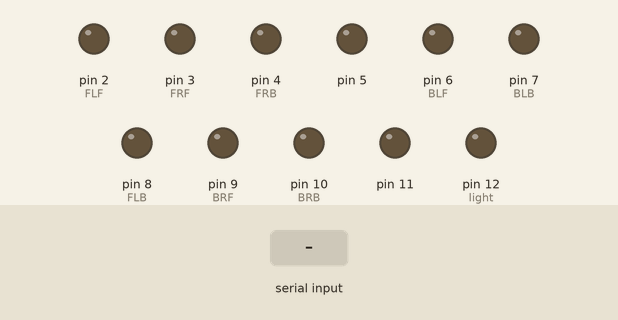
Simulated run of this sketch. Board: Arduino Uno, built with avr-gcc and run on an emulated ATmega328P. On the bench: output pins drawn as LEDs (lit = HIGH). The test bench sets the inputs (shaded band). What the sketch prints to the serial monitor is not drawn.

Above: at 1.2 s.
1.3 s: "L" received over Serial
At 2.0 s:
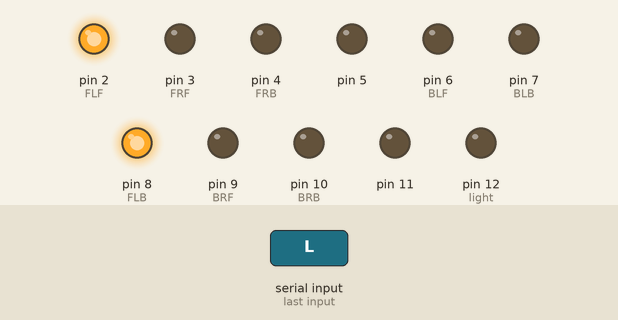
2.8 s: "R" received over Serial
At 3.2 s:
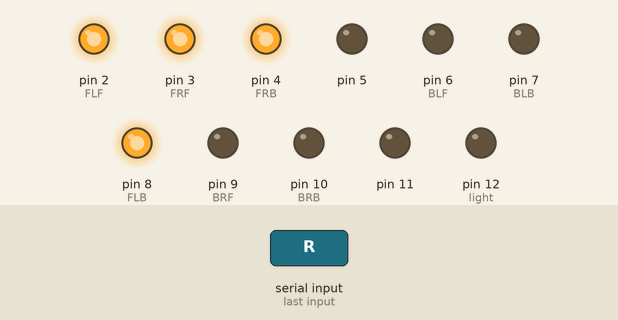
4.3 s: "l" received over Serial
At 5.5 s:
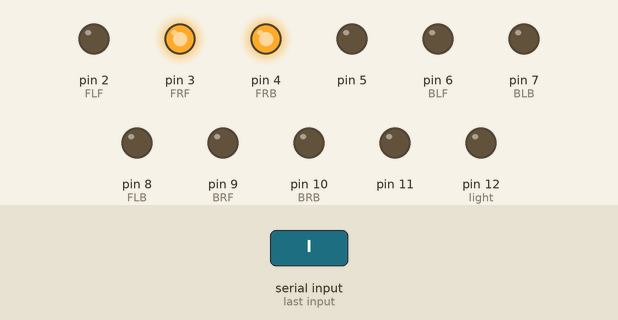
5.8 s: "H" received over Serial
At 6.7 s:
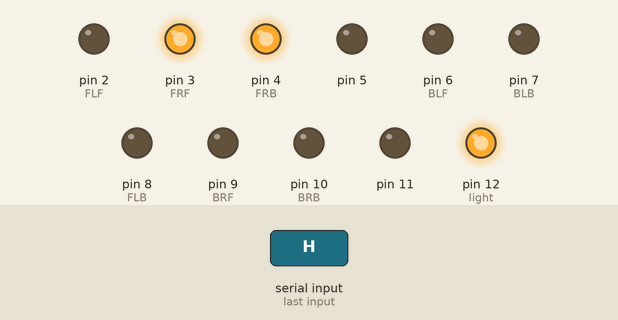
7.3 s: "r" received over Serial
At 7.8 s:
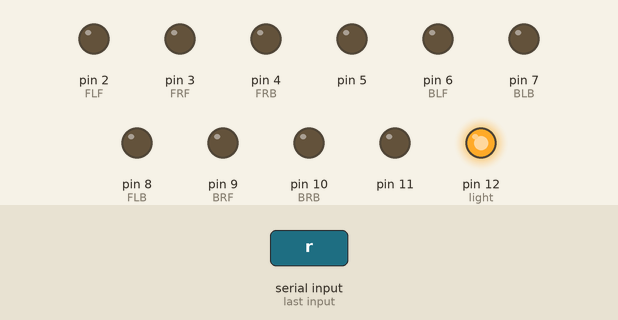
8.8 s: "D" received over Serial
At 10.2 s:
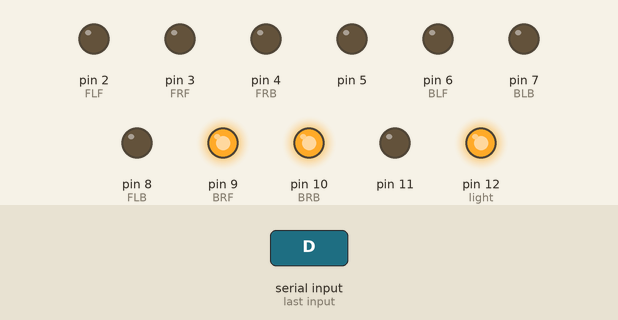
Timing chart, 0 to 11.3 s (numbered marks = the images above; inputs shaded):
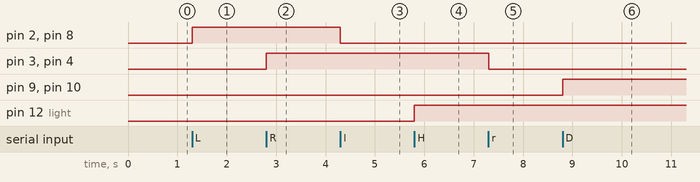

Measured:
- after the input at 1.3 s, pin 2 (FLF), pin 8 (FLB): LOW → HIGH at once
- after the input at 2.8 s, pin 3 (FRF), pin 4 (FRB): LOW → HIGH at once
- after the input at 4.3 s, pin 2 (FLF), pin 8 (FLB): HIGH → LOW at once
- after the input at 5.8 s, pin 12 (light): LOW → HIGH at once
- after the input at 7.3 s, pin 3 (FRF), pin 4 (FRB): HIGH → LOW at once
- after the input at 8.8 s, pin 9 (BRF), pin 10 (BRB): LOW → HIGH at once

The sketch:

Serial_Test.ino
```cpp
//Test kit

int light = 12;
int FLF = 2;
int FLB = 8;
int FRF = 3;
int FRB = 4;
int BLF = 6;
int BLB = 7;
int BRF = 9;
int BRB = 10;

void setup(){
  Serial.begin(9600);
  Serial.println("Light Test");
  for(int i = 0; i < 13; i++){
    pinMode(i, OUTPUT);
  }
}

void leftForward(boolean on){
 if(on){
   digitalWrite(FLF, HIGH);
   digitalWrite(FLB, HIGH);
 }else{
    digitalWrite(FLF, LOW);
    digitalWrite(FLB, LOW);
 }
}

void rightForward(boolean on){
  if(on){
   digitalWrite(FRF, HIGH);
   digitalWrite(FRB, HIGH);
 }else{
    digitalWrite(FRF, LOW);
    digitalWrite(FRB, LOW);
 }
}

void lights(boolean on){
  if(on){
   digitalWrite(light, HIGH);
 }else{
    digitalWrite(light, LOW);
 }
}

void leftBack(boolean on){
  if(on){
   digitalWrite(BLF, HIGH);
   digitalWrite(BLB, HIGH);
 }else{
    digitalWrite(BLF, LOW);
    digitalWrite(BLB, LOW);
 }
}

void rightBack(boolean on){
  if(on){
   digitalWrite(BRF, HIGH);
   digitalWrite(BRB, HIGH);
 }else{
    digitalWrite(BRF, LOW);
    digitalWrite(BRB, LOW);
 }
}


void loop(){
  char message = Serial.read();

  if(message == 'L'){
   leftForward(true);
  }else if(message == 'R'){
   rightForward(true);
  }else if(message == 'l'){
   leftForward(false);
  }else if(message == 'r'){
   rightForward(false);
  }else if(message == 'H'){
    lights(true);
  }else if(message == 'h'){
   lights(false);
  }else if(message == 'D'){
   rightBack(true);
  }else if(message == 'd'){
   rightBack(false);
  }else if(message == 'T'){
   leftBack(true);
  }else if(message == 't'){
   leftBack(false);
  }else{
   //Moo! I'm a cow
  }

}
```
